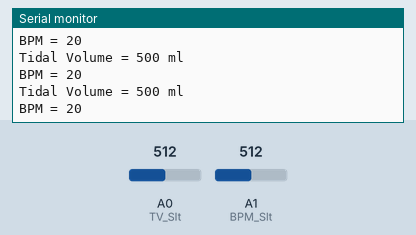
Recording of a sketch running on a simulated Arduino Uno, built with avr-gcc and run on an emulated ATmega328P. Parts: the last lines printed to the serial monitor. Inputs (shaded band) come from the test bench; at power-on: A0 (TV_Slt) = 512, A1 (BPM_Slt) = 512.

Above: at 1.2 s.
1.3 s: A0 (TV_Slt) set to 716
At 2.1 s:
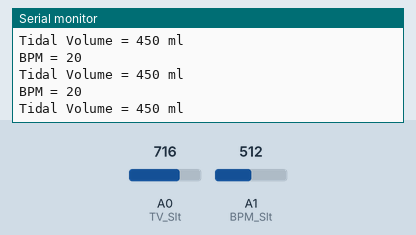
4.3 s: A1 (BPM_Slt) set to 306
At 5.0 s:
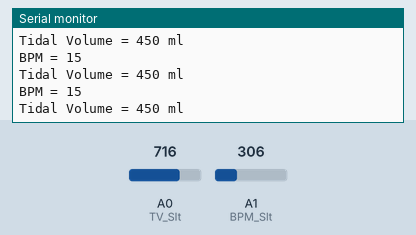
5.8 s: A1 (BPM_Slt) set to 195
At 6.9 s:
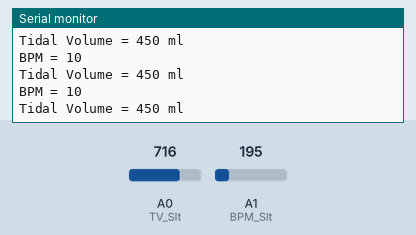
8.8 s: A0 (TV_Slt) set to 511
At 9.4 s:
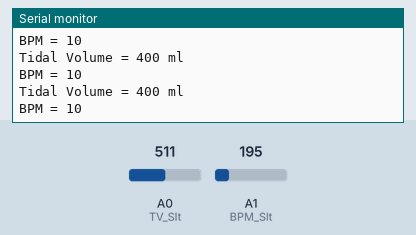
Timing chart, 0 to 11.8 s (numbered marks = the images above; inputs shaded):
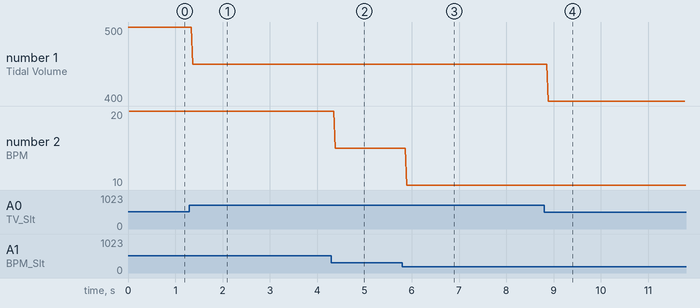

The sketch:

PotSelectionTestRev2.ino
```cpp
/*PotTest - Program to check if selection can be made by dividing the
 *          range of the potentiometer readout (0-1023) to serve as
 *          selector options.
 * Author - AkRoy
 * Date - 04/09/2020
 */

#define TV_Slt A0
#define BPM_Slt A1
//#define PEEP_Slt A2

void setup() {
  Serial.begin(9600);
  pinMode(TV_Slt,INPUT);
  pinMode(BPM_Slt,INPUT);
  //pinMode(PEEP_Slt,INPUT);

}

void loop() {
  int VolumeSlt = analogRead(TV_Slt);
  VolumeDisplay(VolumeSlt);
  int BPMSlt = analogRead(BPM_Slt);
  BPMDisplay(BPMSlt);
}

void VolumeDisplay(int Volume){
  if(Volume<255){
    Serial.println("Tidal Volume = 350 ml");
    }
  else if (255<Volume && Volume<512){
    Serial.println("Tidal Volume = 400 ml");
    }
  else if (512<Volume && Volume<769){
    Serial.println("Tidal Volume = 450 ml");
    }
  else{
    Serial.println("Tidal Volume = 500 ml");
    }
   }

void BPMDisplay(int BPM){
  if(BPM<205){
    Serial.println("BPM = 10");
    }
  else if (205<BPM && BPM<511){
    Serial.println("BPM = 15");
    }
  else if (511<BPM && BPM<717){
    Serial.println("BPM = 20");
    }
  else if (717<BPM && BPM<923){
    Serial.println("BPM = 25");
    }
  else{
    Serial.println("BPM = 30");
    }
  }
```

Measured:
- after the input at 1.3 s, the serial monitor: prints a new line after 0.07 s (image 1)
- after the input at 4.3 s, the serial monitor: prints a new line after 0.08 s (image 2)
- after the input at 5.8 s, the serial monitor: prints a new line after 0.09 s (image 3)
- after the input at 8.8 s, the serial monitor: prints a new line after 0.09 s (image 4)
- plotted number 1: 500 → 450 after the input at 1.3 s, 450 → 400 after the input at 8.8 s
- plotted number 2: 20 → 15 after the input at 4.3 s, 15 → 10 after the input at 5.8 s
